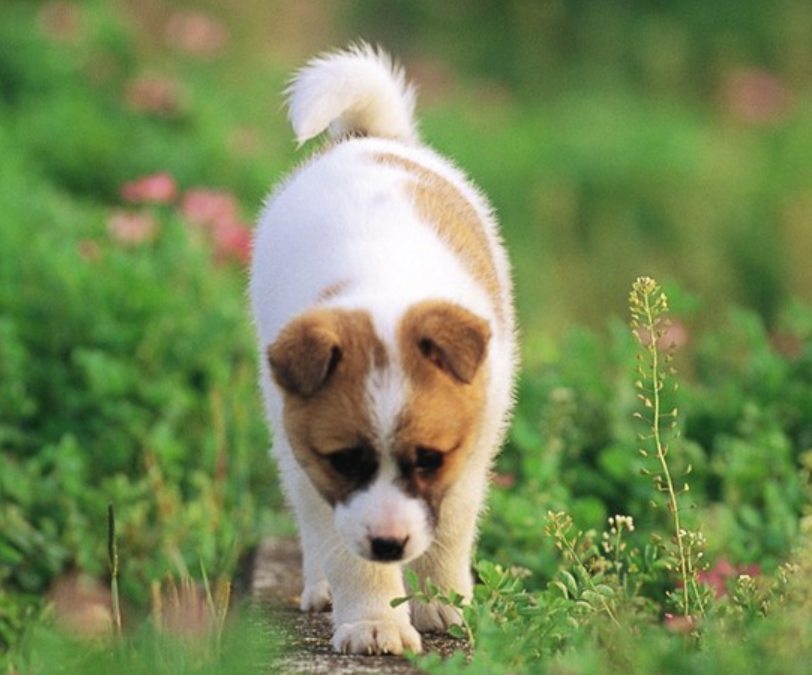
#> input picture OpenCV_Project/Opencv_Image_Processing/Img/1686798492231.jpg, 812 x 675 px, found by its file name
$ python entropy.py
#> lines starting #> are read from the running program, lines starting #| are printed output that depends on the picture; after the words box and inside, x2 and y2 are one past the last pixel; in counts of white or black regions, pixels touching at a corner belong together
#!/user/bin/env python3
# -*- coding: utf-8 -*-
import math
import cv2
import numpy as np


def calcGrayHist(image):
    rows, cols = image.shape[:2]
    grayHist = np.zeros([256], np.uint64)
    for row in range(rows):
        for col in range(cols):
            grayHist[image[row][col]] += 1
    return grayHist


def thresh_entropy(image):
    rows, cols = image.shape
    # 求灰度直方图
    grayHist = calcGrayHist(image)
    # 归一化灰度直方图，即概率直方图
    normGrayHist = grayHist / float(rows*cols)
    # 1.计算累加直方图
    zeroCumuMoment = np.zeros([256], np.float32)
    for i in range(256):
        if i == 0:
            zeroCumuMoment[i] = normGrayHist[i]
        else:
            zeroCumuMoment[i] = zeroCumuMoment[i-1] + normGrayHist[i]
    # 2.计算各个灰度级的熵
    entropy = np.zeros([256], np.float32)
    for i in range(256):
        if i == 0:
            if normGrayHist[i] == 0:
                entropy[i] = 0
            else:
                entropy[i] = -normGrayHist[i] * math.log10(normGrayHist[i])
        else:
            if normGrayHist[i] == 0:
                entropy[i] = entropy[i-1]
            else:
                entropy[i] = entropy[i-1] - normGrayHist[i] * math.log10(normGrayHist[i])
    # 3.找阈值
    fT = np.zeros([256], np.float32)
    ft1, ft2 = 0, 0
    totalEntropy = entropy[255]
    for i in range(255):
        # 找最大值
        maxFront = np.max(normGrayHist[0:i+1])
        maxBack = np.max(normGrayHist[i+1:256])
        if maxFront == 0 or zeroCumuMoment[i] == 0 or maxFront == 1 or zeroCumuMoment[i] == 1 or totalEntropy == 0:
            ft1 = 0
        else:
            ft1 = entropy[i] / totalEntropy * (math.log10(zeroCumuMoment[i]) / math.log10(maxFront))
        if maxBack == 0 or 1-zeroCumuMoment[i] == 0 or maxBack == 1 or 1-zeroCumuMoment[i] == 1:
            ft2 = 0
        else:
            if totalEntropy == 0:
                ft2 = (math.log10(1-zeroCumuMoment[i])/math.log10(maxBack))
            else:
                ft2 = (1-entropy[i] / totalEntropy)*(math.log10(1-zeroCumuMoment[i])/math.log10(maxBack))
        fT[i] = ft1 + ft2
    # 找最大值的索引，作为得到的阈值
    threshLoc = np.where(fT==np.max(fT))
    thresh = threshLoc[0][0]
    # 阈值处理
    threshold = np.copy(image)
    threshold[threshold>thresh] = 255
    threshold[threshold<=thresh] = 0
    return thresh, threshold

if __name__ == '__main__':
    img = cv2.imread("../img/1686798492231.jpg", 0)
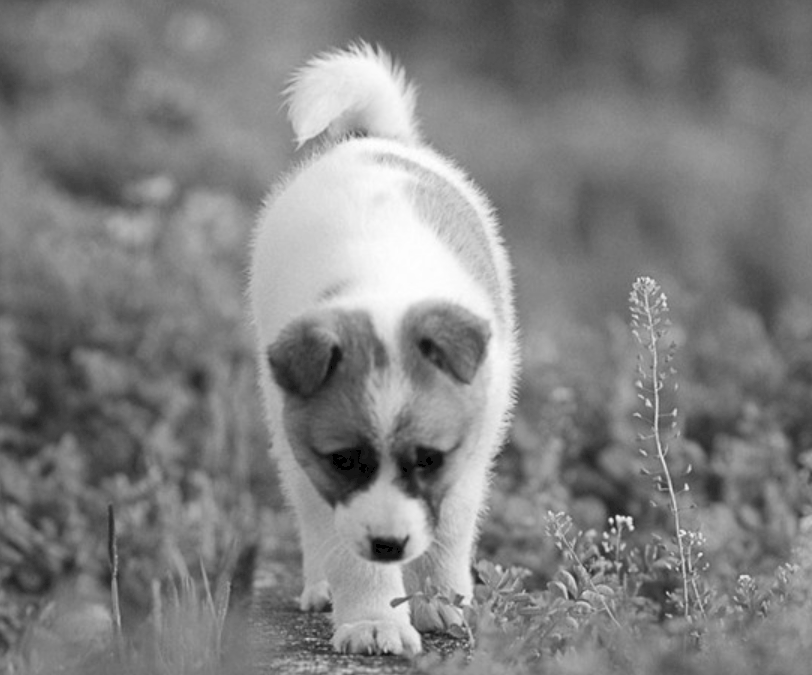
#> img: shape (675, 812); min 0, max 255, mean 128.6
    thresh, threshImg = thresh_entropy(img)
#> in thresh_entropy, `grayHist = calcGrayHist(image)`: grayHist = 256 values, max 9014 at index 127, min 0 at index 1, mean 2141
#> in thresh_entropy, `normGrayHist = grayHist / float(rows*cols)`: normGrayHist = 256 values, max 0.0164 at index 127, min 0 at index 1, mean 0.00391
#> after the loop in thresh_entropy, `for i in range(256):`: zeroCumuMoment = 256 values from 0.000786 to 1
#> after the loop in thresh_entropy, `for i in range(256):`: entropy = 256 values from 0.00244 to 2.08
#> in thresh_entropy, `totalEntropy = entropy[255]`: totalEntropy = 2.08
#> the loop in thresh_entropy, `for i in range(255):` made 255 passes
#> (maxFront, ft1, ft2) on passes 1 to 12: (0.000786, 0.00117, 0.000191), (0.000786, 0.00117, 0.000191), (0.000786, 0.00117, 0.000191), (0.000786, 0.00117, 0.000191), (0.000786, 0.00117, 0.000191), (0.000786, 0.00117, 0.000191), (0.000786, 0.00117, 0.000191), (0.000786, 0.00117, 0.000191), (0.000786, 0.00117, 0.000191), (0.000786, 0.00117, 0.000191), (0.000786, 0.00117, 0.000191), (0.000786, 0.00122, 0.000197)
#> (maxFront, ft1) on pass 100: (0.0116, 0.0752)
#> after the loop in thresh_entropy, `for i in range(255):`: fT = 256 values, max 0.169 at index 126, min 0 at index 255, mean 0.0686
#> in thresh_entropy, `threshLoc = np.where(fT==np.max(fT))`: threshLoc = ([126],)
#> in thresh_entropy, `thresh = threshLoc[0][0]`: thresh = 126
#> in thresh_entropy, `threshold[threshold>thresh] = 255`:
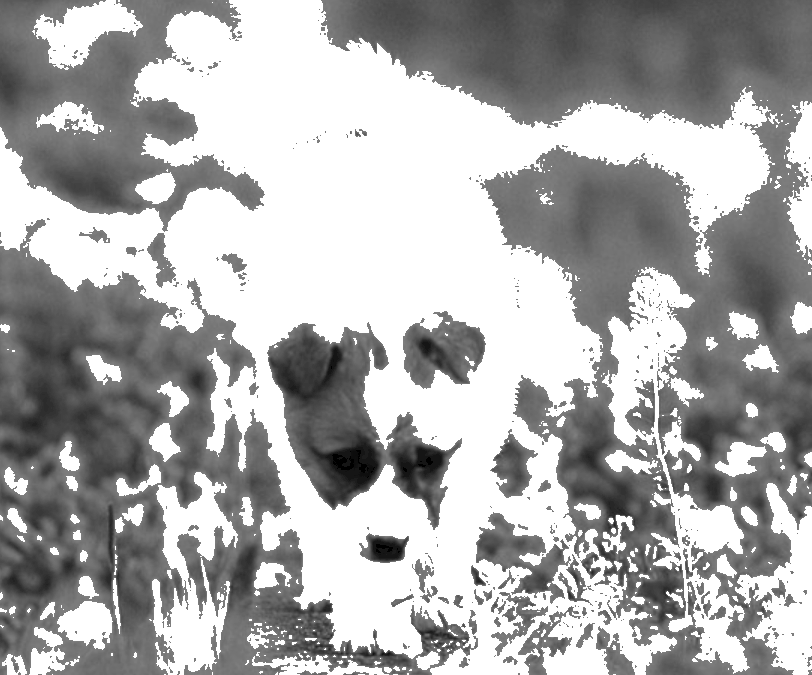
#> threshold: shape (675, 812); min 0, max 255, mean 171.4
#> in thresh_entropy, `threshold[threshold<=thresh] = 0`:
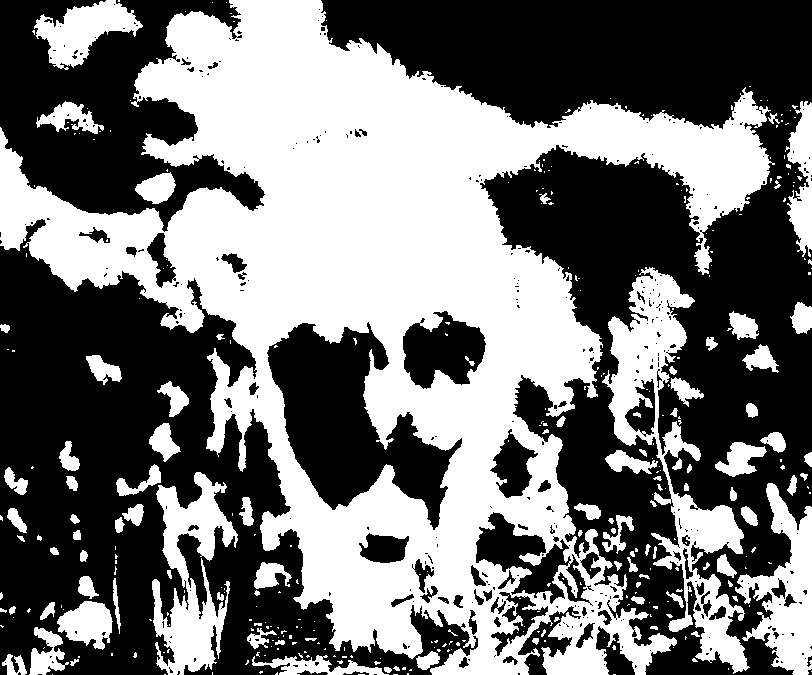
#> threshold: shape (675, 812); 45.8% white; 353 white regions (253 under 20 px), largest, box (x1, y1, x2, y2) and area: (0, 0, 775, 675) 194022, (602, 267, 750, 674) 15250, (152, 472, 238, 675) 8212
#> thresh = 126
    print(thresh)
#| 126
    # cv2.imwrite('./images/img8_entropy.jpg', threshImg)
    cv2.imshow('thresh', threshImg)
    cv2.waitKey()

$ run again, with OpenCV_Project/Opencv_Image_Processing/Img/001.jpg copied over OpenCV_Project/Opencv_Image_Processing/Img/1686798492231.jpg
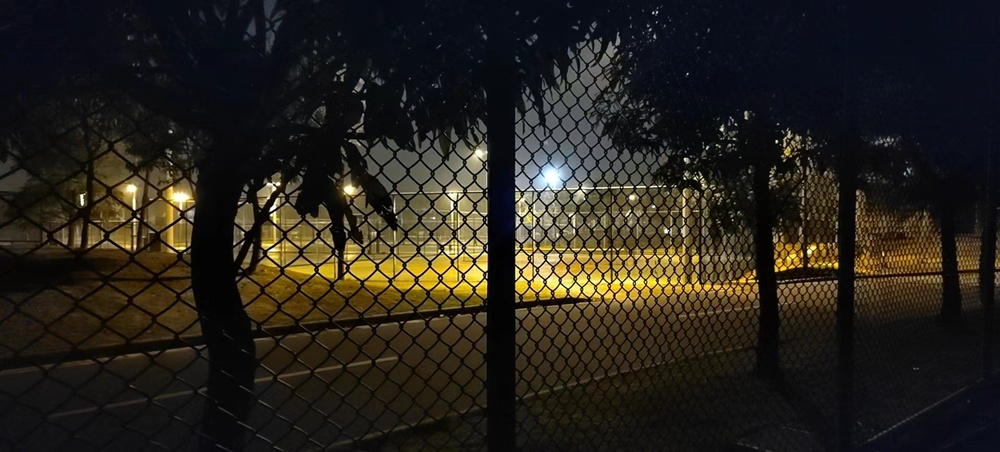
#> input picture OpenCV_Project/Opencv_Image_Processing/Img/001.jpg, 1000 x 452 px, shrunk from 1920 x 868 before the run, found by its file name
#> `img = cv2.imread("../img/1686798492231.jpg", 0)`:
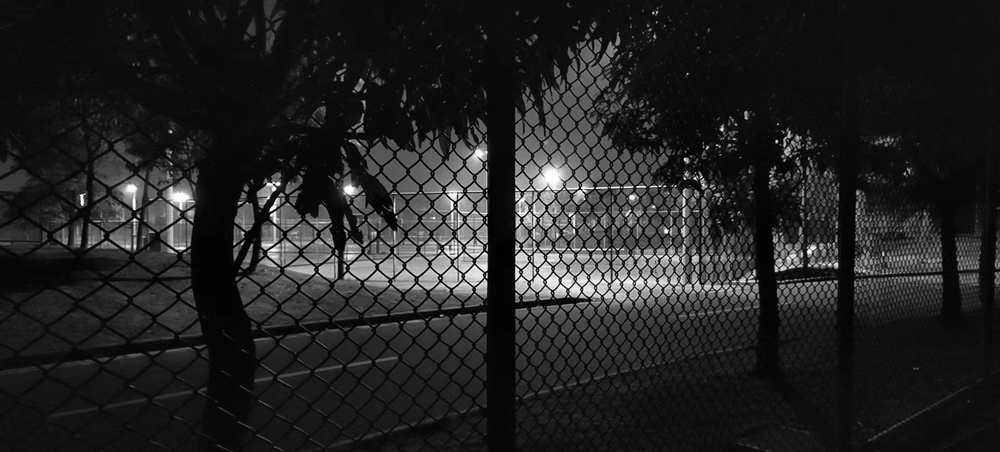
#> img: shape (452, 1000); min 0, max 255, mean 35.2
#> in thresh_entropy, `grayHist = calcGrayHist(image)`: grayHist = 256 values, max 38456 at index 13, min 38 at index 246, mean 1765.6
#> normGrayHist = 256 values, max 0.0851 at index 13, min 8.41e-05 at index 246, mean 0.00391
#> after the loop in thresh_entropy, `for i in range(256):`: zeroCumuMoment = 256 values from 0.00196 to 1
#> after the loop in thresh_entropy, `for i in range(256):`: entropy = 256 values from 0.00531 to 1.84
#> totalEntropy = 1.84
#> the loop in thresh_entropy, `for i in range(255):` made 255 passes
#> (maxFront, maxBack, ft1, ft2) on passes 1 to 8: (0.00196, 0.0851, 0.00288, 0.000795), (0.00196, 0.0851, 0.00478, 0.00143), (0.00307, 0.0851, 0.00821, 0.00266), (0.012, 0.0851, 0.0198, 0.00745), (0.012, 0.0851, 0.0247, 0.01), (0.0134, 0.0851, 0.0327, 0.0153), (0.0146, 0.0851, 0.0402, 0.0209), (0.0174, 0.0851, 0.0488, 0.0275)
#> after the loop in thresh_entropy, `for i in range(255):`: fT = 256 values, max 0.234 at index 13, min 0 at index 255, mean 0.0749
#> threshLoc = ([13],)
#> in thresh_entropy, `thresh = threshLoc[0][0]`: thresh = 13
#> in thresh_entropy, `threshold[threshold>thresh] = 255`:
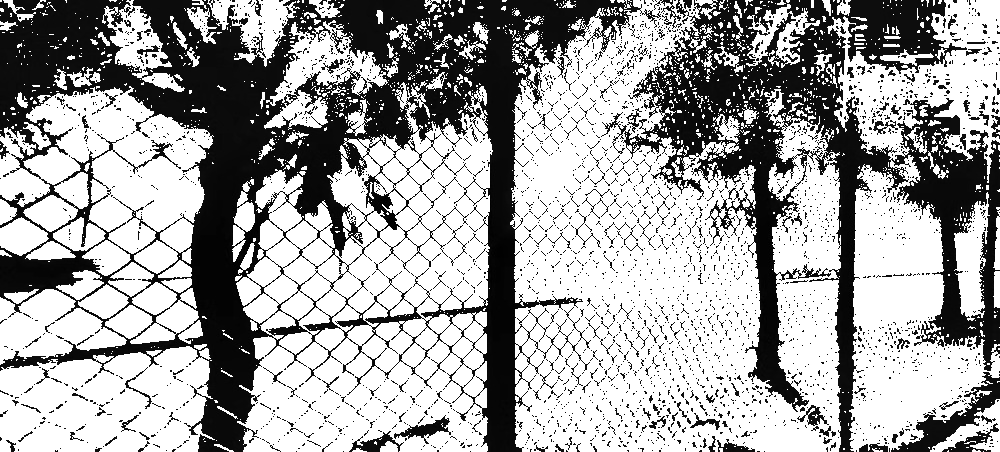
#> threshold: shape (452, 1000); min 0, max 255, mean 164.8
#| 13

$ run again, with OpenCV_Project/Opencv_Image_Processing/Img/1685795097211.jpg copied over OpenCV_Project/Opencv_Image_Processing/Img/1686798492231.jpg
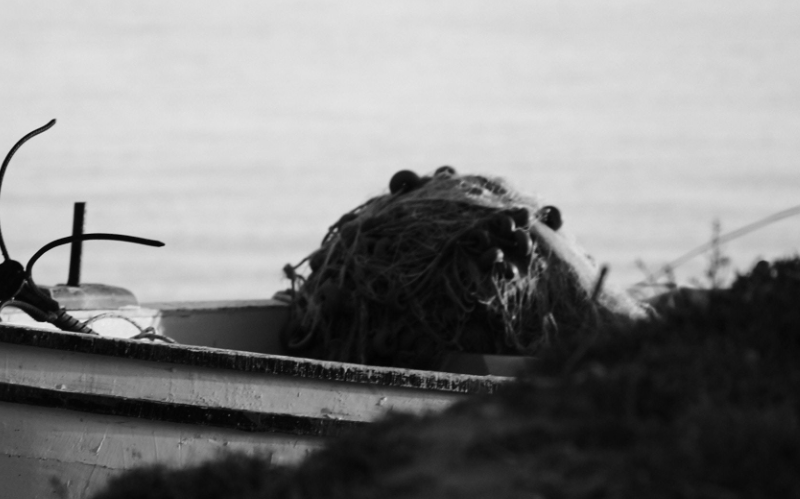
#> input picture OpenCV_Project/Opencv_Image_Processing/Img/1685795097211.jpg, 800 x 499 px, found by its file name
#> img is the input picture: shape (499, 800); min 2, max 238, mean 131.3
#> in thresh_entropy, `grayHist = calcGrayHist(image)`: grayHist = 256 values, max 13531 at index 216, min 0 at index 0, mean 1559.4
#> normGrayHist = 256 values, max 0.0339 at index 216, min 0 at index 0, mean 0.00391
#> after the loop in thresh_entropy, `for i in range(256):`: zeroCumuMoment = 256 values from 0 to 1
#> after the loop in thresh_entropy, `for i in range(256):`: entropy = 256 values from 0 to 2.01
#> totalEntropy = 2.01
#> the loop in thresh_entropy, `for i in range(255):` made 255 passes
#> (maxFront, ft1, ft2) on passes 3 to 10: (2.25e-05, 5.22e-05, 6.66e-06), (0.000195, 0.000408, 6.44e-05), (0.000441, 0.00109, 0.000194), (0.0014, 0.00296, 0.000608), (0.00328, 0.00659, 0.00157), (0.00484, 0.011, 0.00299), (0.00612, 0.0158, 0.00476), (0.00684, 0.0203, 0.00674)
#> after the loop in thresh_entropy, `for i in range(255):`: fT = 256 values, max 0.187 at index 137, min -3.52e-08 at index 238, mean 0.144
#> threshLoc = ([137],)
#> in thresh_entropy, `thresh = threshLoc[0][0]`: thresh = 137
#> in thresh_entropy, `threshold[threshold>thresh] = 255`:
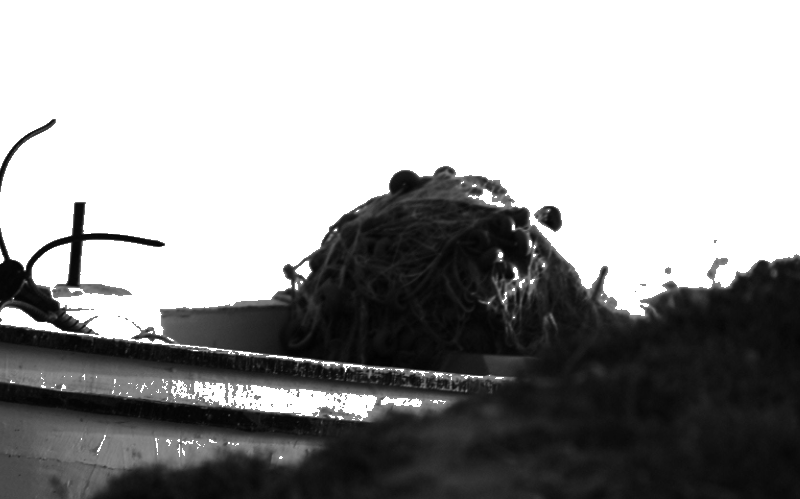
#> threshold: shape (499, 800); min 2, max 255, mean 154.9
#> in thresh_entropy, `threshold[threshold<=thresh] = 0`:
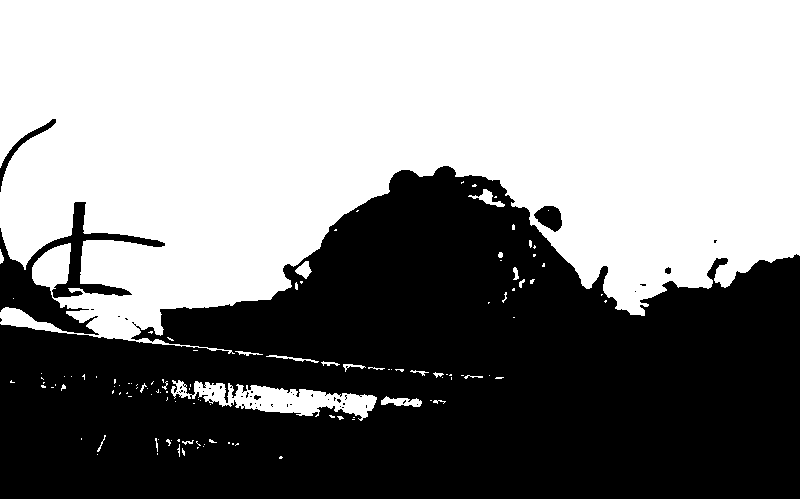
#> threshold: shape (499, 800); 53.6% white; 46 black regions (40 under 20 px), largest, box (x1, y1, x2, y2) and area: (0, 166, 800, 499) 178432, (0, 202, 165, 335) 5616, (534, 206, 562, 232) 488, (0, 119, 56, 192) 456, (665, 267, 671, 274) 33, (254, 395, 261, 400) 23
#| 137
